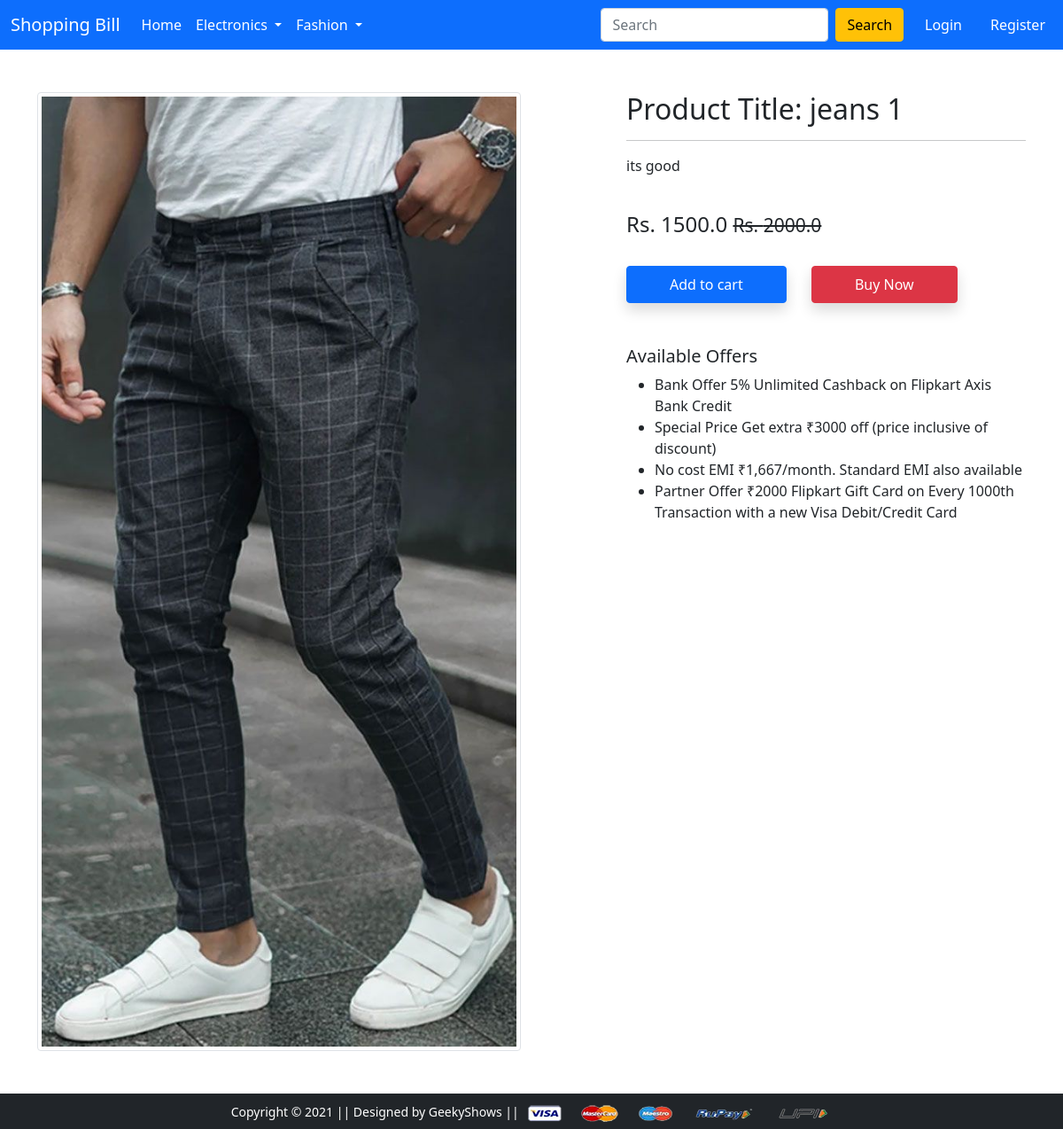
/product-detail/11/, run on the app's committed database.
### app1/models.py (models this page shows, shortened)
class Product(models.Model):
    title = models.CharField(max_length=100)
    selling_price = models.FloatField()
    discounted_price = models.FloatField()
    description = models.TextField(max_length=200)
    brand = models.CharField(max_length=100)
    category = models.CharField(choices=CATEGORY_CHOICES, max_length=2)
    product_image = models.ImageField(upload_to='productimg')

### app1/views.py (the view)
# urls.py: path('product-detail/<int:pk>/', views.ProductDetailView.as_view(), name='product-detail'),
class ProductDetailView(View):
 def get(self, request, pk):
  product = Product.objects.get(pk=pk) #from db will fetch the id and assign to it
  return render(request, 'app1/productdetail.html', {'product': product}) #here we have to change the .html

### app1/templates/app1/productdetail.html (shortened to what this page needs)
{% extends 'app1/base.html' %}
{% load static %}
{% block main-content %}
<div class="container my-5">
 <div class="row">
  <div class="col-sm-6 text-center align-self-center">
   <img src="{{product.product_image.url}}" alt="" class="img-fluid img-thumbnail">
  </div>
  <div class="col-sm-5 offset-sm-1">
   <h2>Product Title: {{product.title}}</h2>
   <hr>
   <p>{{product.description}}</p> <br>
   <h4>Rs. {{product.discounted_price}} <small class="fw-light text-decoration-line-through">Rs. {{product.selling_price}} </small></h4> <br>
   <form action="/add-to-cart" class="d-inline">
    <button type="submit" class="btn btn-primary shadow px-5 py-2">Add to cart</button>
    </form>
   <a href="{% url 'buy-now' %}" class="btn btn-danger shadow px-5 py-2 ms-4">Buy Now</a>
   <h5 class="mt-5">Available Offers</h5>
   <ul>
    <li>Bank Offer 5% Unlimited Cashback on Flipkart Axis Bank Credit</li>
    <li>Special Price Get extra ₹3000 off (price inclusive of discount)</li>
    <li>No cost EMI ₹1,667/month. Standard EMI also available</li>
    <li>Partner Offer ₹2000 Flipkart Gift Card on Every 1000th Transaction with a new Visa Debit/Credit Card</li>
   </ul>
  </div>
 </div>
</div>
{% endblock main-content %}

### data on the page
Product: product_image (picture), title "jeans 1", description "its good", discounted_price "1500.0", selling_price "2000.0"
